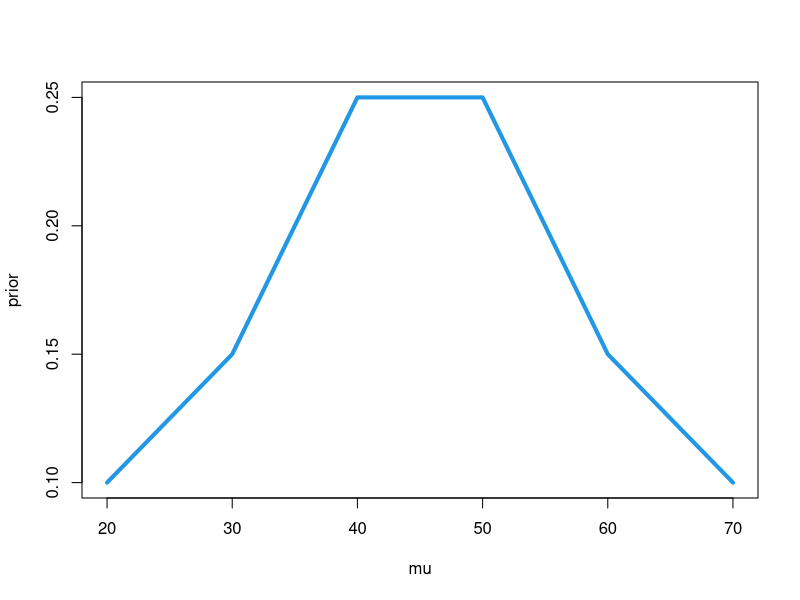
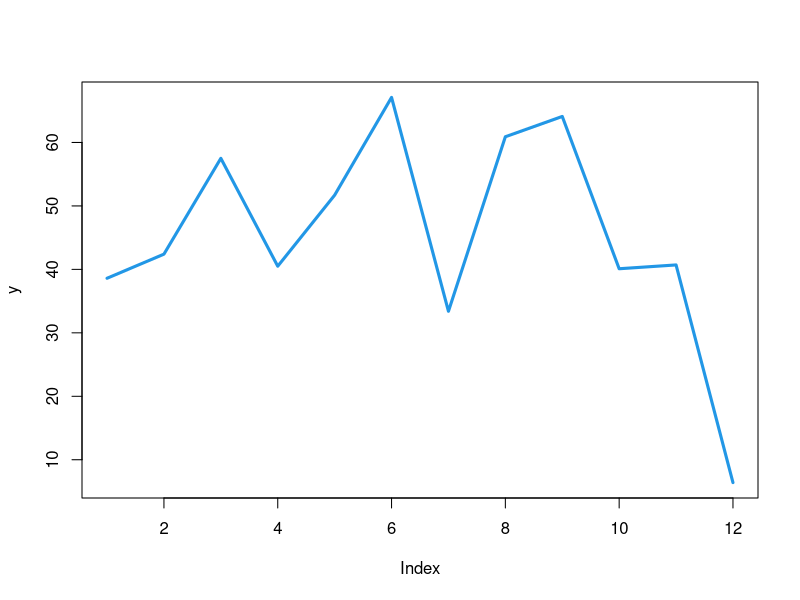
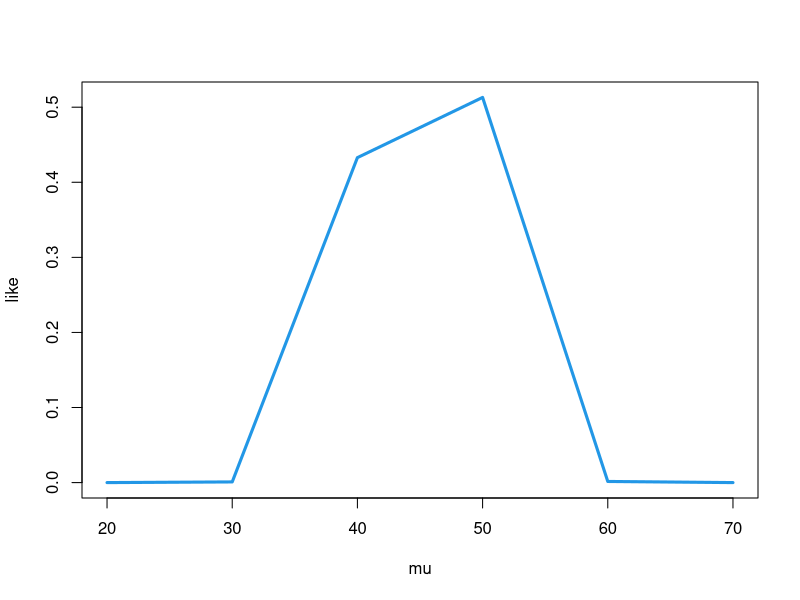
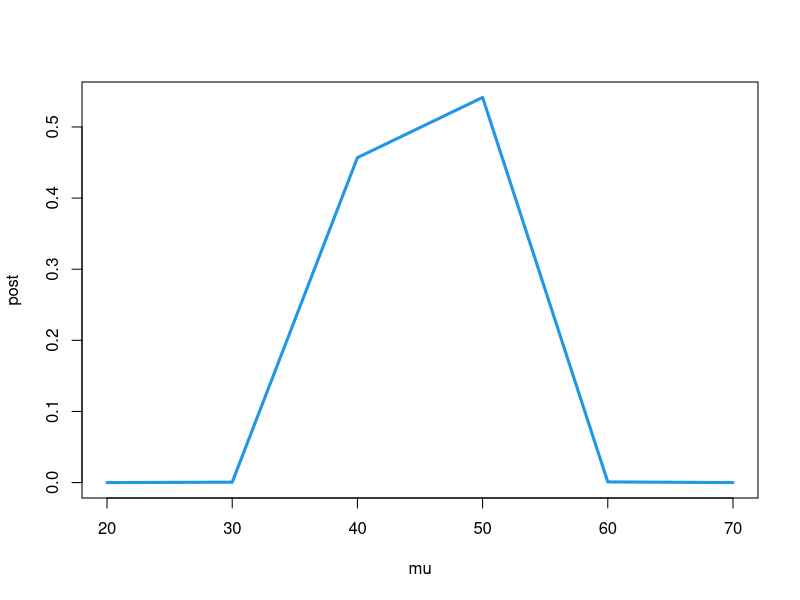

The R source for these figures, in order: (Note: this script raises an error after producing the figures.)
rm(list=ls())
mu=seq(20, 70, by=10)
prior = c(.1,.15,.25,.25,.15,.1)
plot(mu,prior,type="l",col=4,lwd=4)
#####################################
y=c(38.6,42.4,57.5,40.5,51.7,67.1,33.4,60.9,64.1,40.1,40.7,6.4)
ybar=mean(y)
plot(y,type="l",col=4,lwd=3)
########################################
sigma=10
n=length(mu)
like=rep(0,n)
for(i in 1:n){
  like[i]=exp(1/2*-n/(sigma)^2*(mu[i]-ybar)^2)
}
plot(mu,like,type="l",col=4,lwd=3)
#####################################
post=rep(0,n)
for(i in 1:n){
  post[i]=prior[i]*like[i]/sum(prior*like)
}
plot(mu,post,type="l",col=4,lwd=3)
####################################

disc=cbind(mu,post)
prob=0.8
discint(disc,prob)
